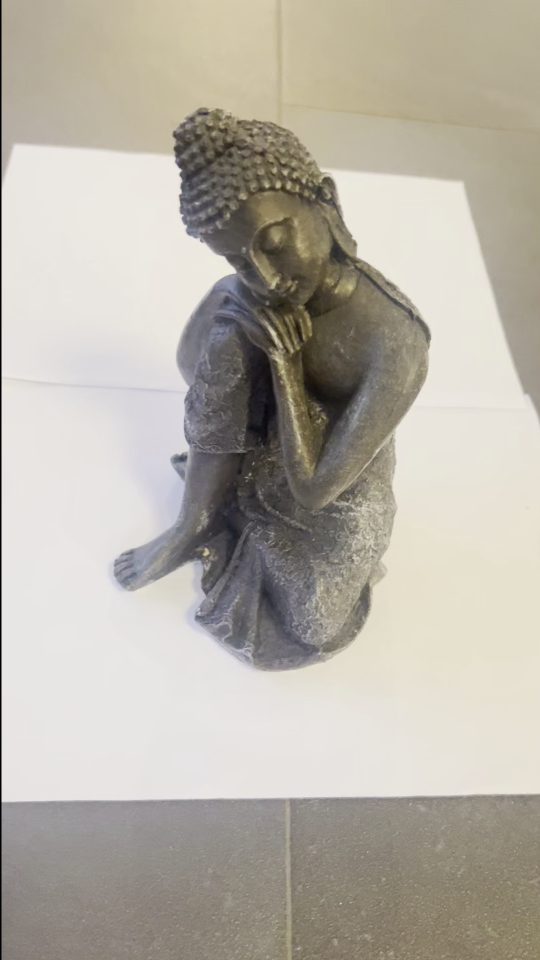
#> input picture projects/test/raw_frames/frame_0000_src_000000.png, 1080 x 1920 px (shown at 1/2 size)
$ python -i masking.py   (imports and definitions only)   (Python 2 division)
#> lines starting #> are read from the running program, lines starting #| are printed output that depends on the picture
import os, cv2 as cv, numpy as np
from typing import Callable, List

def generate_object_masks(images: List[str], out_dir: str,
                          on_log: Callable[[str], None] = None,
                          on_progress: Callable[[int, str], None] = None) -> List[str]:
    def log(m): on_log and on_log(m)
    def prog(p, s): on_progress and on_progress(int(p), s)

    os.makedirs(out_dir, exist_ok=True)
    paths = []
    for i, path in enumerate(images):
        bgr = cv.imread(path)
        if bgr is None:
            log(f"[mask] WARN: {path} unlesbar"); continue
        h, w = bgr.shape[:2]

        L = cv.cvtColor(bgr, cv.COLOR_BGR2LAB)[:, :, 0]
        blur = cv.GaussianBlur(L, (5, 5), 0)
        _, th = cv.threshold(blur, 0, 255, cv.THRESH_BINARY + cv.THRESH_OTSU)
        mask = 255 - th

        kernel = np.ones((7, 7), np.uint8)
        mask = cv.morphologyEx(mask, cv.MORPH_CLOSE, kernel, iterations=2)
        mask = cv.morphologyEx(mask, cv.MORPH_OPEN, kernel, iterations=1)

        cnts, _ = cv.findContours(mask, cv.RETR_EXTERNAL, cv.CHAIN_APPROX_SIMPLE)
        keep = np.zeros_like(mask)
        if cnts:
            c = max(cnts, key=cv.contourArea)
            cv.drawContours(keep, [c], -1, 255, -1)
        else:
            keep = mask

        roi = np.zeros_like(keep)
        cv.ellipse(roi, (w//2, h//2), (int(w*0.40), int(h*0.45)), 0, 0, 360, 255, -1)
        keep = cv.bitwise_and(keep, roi)

        out = os.path.join(out_dir, f"mask_{i:04d}.png")
        cv.imwrite(out, keep)
        paths.append(out)

        prog(28 + (i+1)/max(1,len(images))*2, "Masken erzeugen")

    log(f"[mask] saved {len(paths)}")
    return paths

>>> import cv2
>>> picture = cv2.imread('projects/test/raw_frames/frame_0000_src_000000.png', cv2.IMREAD_GRAYSCALE)
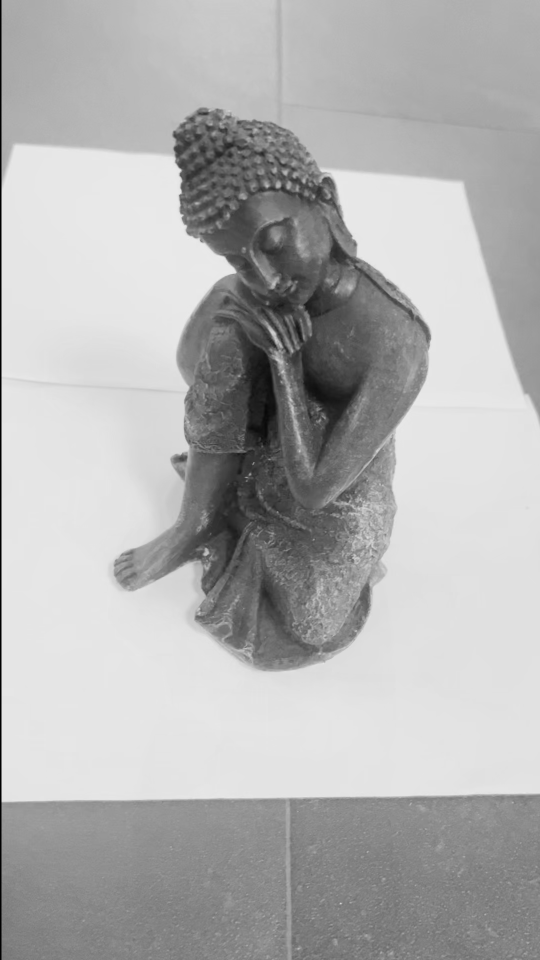
#> picture: shape (1920, 1080) (shown at 1/2 size); min 0, max 236, mean 177.3
>>> result = generate_object_masks(picture, 'out.png')
#> (the run stopped early here; a loop or call above may not have finished)

$ run again, on projects/test/raw_frames/frame_0006_src_000026.png
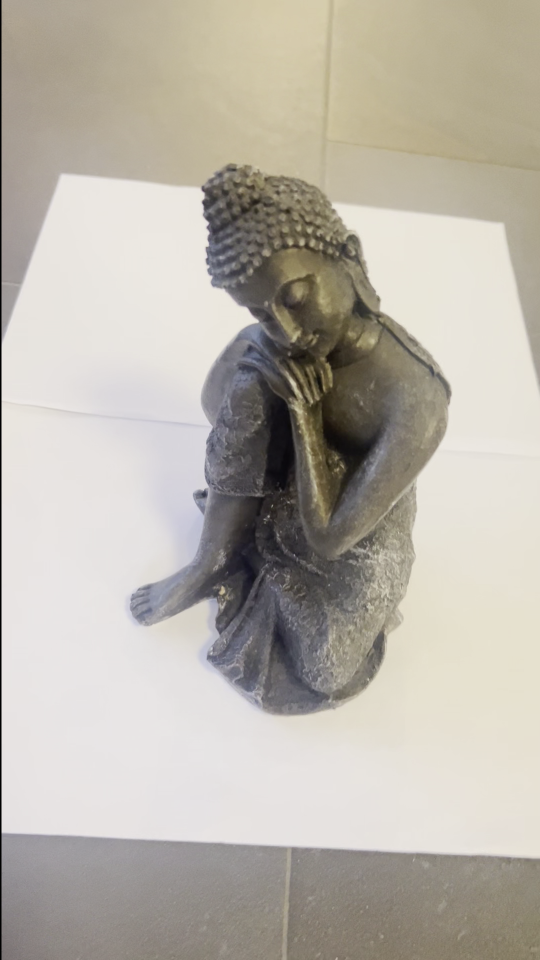
#> input picture projects/test/raw_frames/frame_0006_src_000026.png, 1080 x 1920 px (shown at 1/2 size)
#> `picture = cv2.imread('projects/test/raw_frames/frame_0000_src_000000.p..`:
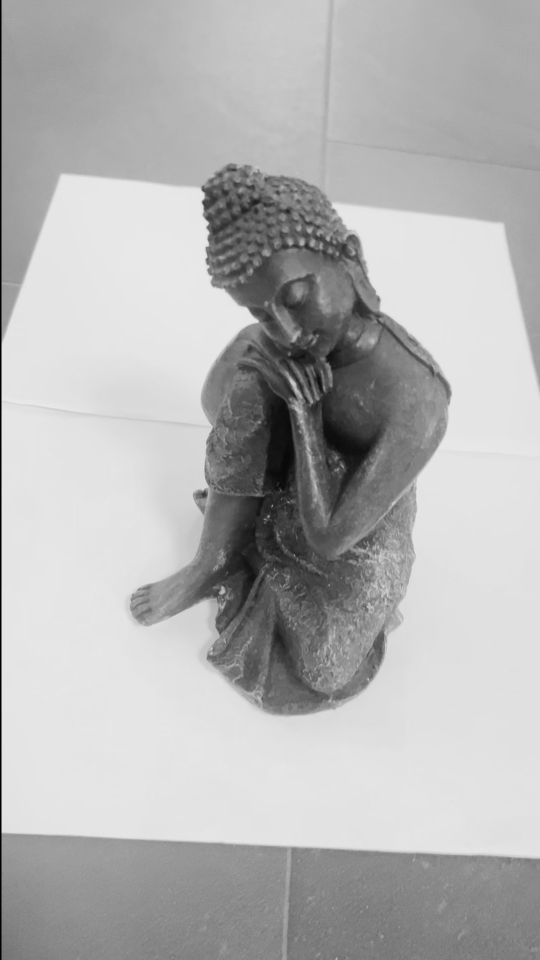
#> picture: shape (1920, 1080) (shown at 1/2 size); min 0, max 234, mean 179.6

$ run again, on projects/test/raw_frames/frame_0011_src_000049.png
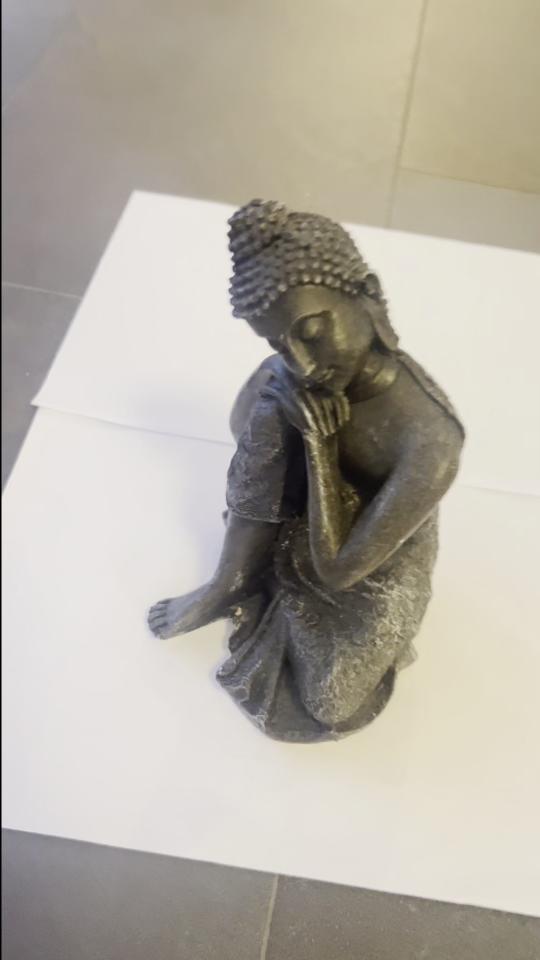
#> input picture projects/test/raw_frames/frame_0011_src_000049.png, 1080 x 1920 px (shown at 1/2 size)
#> `picture = cv2.imread('projects/test/raw_frames/frame_0000_src_000000.p..`:
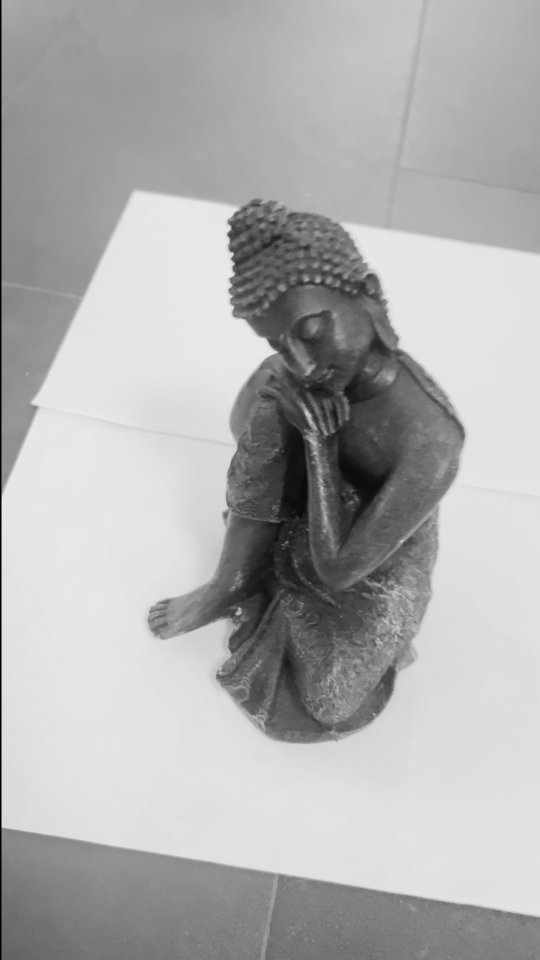
#> picture: shape (1920, 1080) (shown at 1/2 size); min 0, max 234, mean 175.3

$ run again, on projects/test/raw_frames/frame_0015_src_000067.png
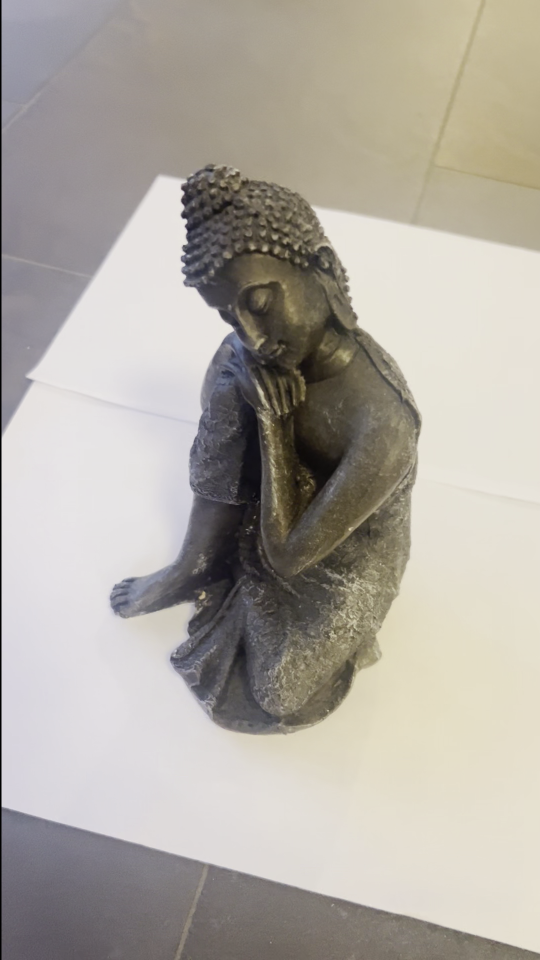
#> input picture projects/test/raw_frames/frame_0015_src_000067.png, 1080 x 1920 px (shown at 1/2 size)
#> `picture = cv2.imread('projects/test/raw_frames/frame_0000_src_000000.p..`:
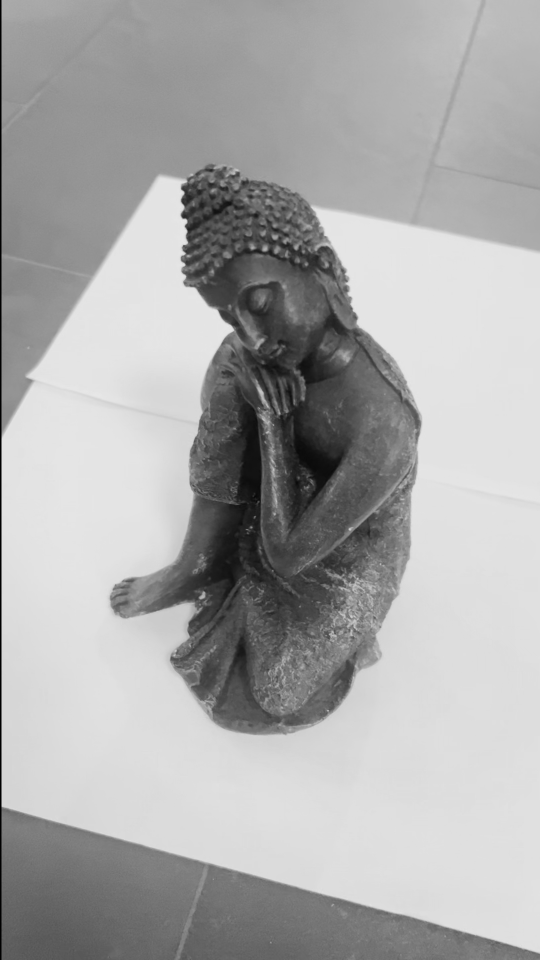
#> picture: shape (1920, 1080) (shown at 1/2 size); min 0, max 234, mean 170.5
